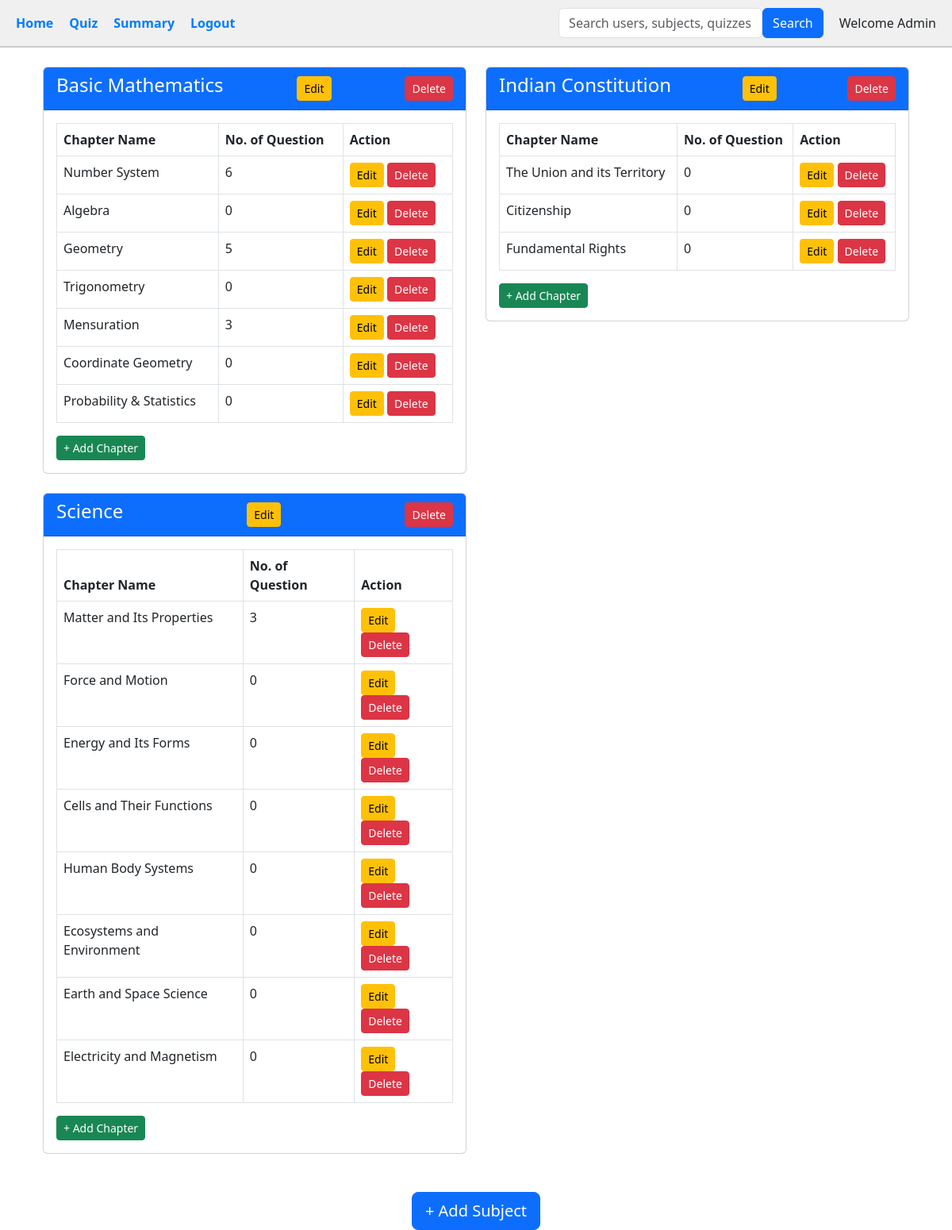
The app's page /admin/dashboard with its own data.
### tables this page shows
CREATE TABLE subjects (
        id INTEGER PRIMARY KEY AUTOINCREMENT,
        name TEXT,
        description TEXT
    );

CREATE TABLE chapters (
        id INTEGER PRIMARY KEY AUTOINCREMENT,
        subject_id INTEGER,
        name TEXT,
        description TEXT,
        FOREIGN KEY(subject_id) REFERENCES subjects(id)
    );

### app.py (the view)
@app.route('/admin/dashboard')
def admin_dashboard():
    conn = sqlite3.connect('instance/quiz_master.db')
    conn.row_factory = sqlite3.Row
    cur = conn.cursor()
    cur.execute('SELECT id, name FROM subjects')
    subjects = cur.fetchall()
    subject_data = []
    for subj in subjects:
        subject_id = subj['id']
        subject_name = subj['name']
        cur.execute('SELECT id, name FROM chapters WHERE subject_id = ?', (subject_id,))
        chapters = cur.fetchall()
        chapter_list = []
        for chapter in chapters:
            chapter_id = chapter['id']
            chapter_name = chapter['name']
            cur.execute('SELECT COUNT(*) FROM questions WHERE quiz_id IN (SELECT id FROM quizzes WHERE chapter_id = ?)', (chapter_id,))
            question_count = cur.fetchone()[0]
            chapter_list.append({
                'id': chapter_id,
                'name': chapter_name,
                'question_count': question_count
            })
        subject_data.append({
            'id': subject_id,
            'name': subject_name,
            'chapters': chapter_list
        })
    conn.close()
    return render_template('admin_dashboard.html', subjects=subject_data)

### app.py (called while the page is built)
@app.teardown_appcontext
def close_connection(_):
    db = getattr(g, '_database', None)
    if db is not None:
        db.close()

### templates/admin_dashboard.html (shortened to what this page needs)
{% extends 'admin_base.html' %}
{% block content %}
<div class="container mt-4">
    <div class="row">
        {% for subject in subjects %}
        <div class="col-md-6">
            <div class="card mb-4">
                <div class="card-header bg-primary text-white d-flex justify-content-between align-items-center">
                    <h4>{{ subject.name }}</h4>
                    <a href="{{ url_for('edit_subject', subject_id=subject.id) }}" class="btn btn-sm btn-warning">Edit</a>
                    <form action="{{ url_for('delete_subject', subject_id=subject.id) }}" method="POST" onsubmit="return confirm('Are you sure you want to delete this subject?');">
                        <button type="submit" class="btn btn-sm btn-danger">Delete</button>
                    </form>
                </div>
                <div class="card-body">
                    {% if subject.chapters %}
                    <table class="table table-bordered">
                        <thead class="thead-dark">
                            <tr>
                                <th>Chapter Name</th>
                                <th>No. of Question</th>
                                <th>Action</th>
                            </tr>
                        </thead>
                        <tbody>
                            {% for chapter in subject.chapters %}
                            <tr>
                                <td>{{ chapter.name }}</td>
                                <td>{{ chapter.question_count }}</td>
                                <td>
                                    <a href="{{ url_for('edit_chapter', chapter_id=chapter.id) }}" class="btn btn-sm btn-warning">Edit</a>
                                    <form action="{{ url_for('delete_chapter', chapter_id=chapter.id) }}" method="POST" style="display:inline;">
                                        <button type="submit" class="btn btn-sm btn-danger" onclick="return confirm('Are you sure you want to delete this chapter?');">
                                            Delete
                                        </button>
                                    </form>
                                </td>
                            </tr>
                            {% endfor %}
                        </tbody>
                    </table>
                    {% else %}
                    <p class="text-muted">No chapters added yet.</p>
                    {% endif %}
                    <a href="{{ url_for('add_chapter', subject_id=subject.id) }}" class="btn btn-sm btn-success">+ Add Chapter</a>
                </div>
            </div>
        </div>
        {% endfor %}
    </div>
    <div class="text-center mt-4">
        <a href="{{ url_for('add_subject') }}" class="btn btn-lg btn-primary">+ Add Subject</a>
    </div>
</div>
{% endblock %}

### templates/admin_base.html (shortened to what this page needs)
<!DOCTYPE html>
<html lang="en">
<head>
    <link href="https://cdn.jsdelivr.net/npm/bootstrap@5.3.0-alpha3/dist/css/bootstrap.min.css" rel="stylesheet">
</head>
<body>
    <div class="admin-header">
        <div class="left">
            <a href="{{ url_for('admin_dashboard') }}">Home</a>
            <a href="{{ url_for('admin_quizzes') }}">Quiz</a>
            <a href="{{ url_for('admin_summary') }}">Summary</a>
            <a href="{{ url_for('logout') }}">Logout</a>
        </div>
        <div class="right">
            <form action="{{ url_for('admin_search') }}" method="POST" class="d-flex">
                <input type="text" name="search_query" class="form-control" placeholder="Search users, subjects, quizzes" required>
                <button type="submit" class="btn btn-primary ml-2">Search</button>
            </form>
            <span>Welcome Admin</span>
        </div>
    </div>
    <div class="container">
        {% block content %}{% endblock %}
    </div>
</body>
</html>

### templates/admin_base.html (style rules this page uses)
.admin-header { display: flex; justify-content: space-between; align-items: center; background-color: #f0f0f0; padding: 10px 20px; border-bottom: 2px solid #ccc; }
.admin-header .left, .admin-header .right { display: flex; gap: 20px; align-items: center; }
.admin-header a { text-decoration: none; color: #007BFF; font-weight: bold; }

### records on screen
subjects: name "Basic Mathematics"
chapters: name "Number System", question_count "6"
chapters: name "Algebra", question_count "0"
chapters: name "Geometry", question_count "5"
chapters: name "Trigonometry", question_count "0"
chapters: name "Mensuration", question_count "3"
chapters: name "Coordinate Geometry", question_count "0"
chapters: name "Probability & Statistics", question_count "0"
subjects: name "Indian Constitution"
chapters: name "The Union and its Territory", question_count "0"
chapters: name "Citizenship", question_count "0"
chapters: name "Fundamental Rights", question_count "0"
subjects: name "Science"
chapters: name "Matter and Its Properties", question_count "3"
chapters: name "Force and Motion", question_count "0"
chapters: name "Energy and Its Forms", question_count "0"
chapters: name "Cells and Their Functions", question_count "0"
chapters: name "Human Body Systems", question_count "0"
chapters: name "Ecosystems and Environment", question_count "0"
chapters: name "Earth and Space Science", question_count "0"
chapters: name "Electricity and Magnetism", question_count "0"
